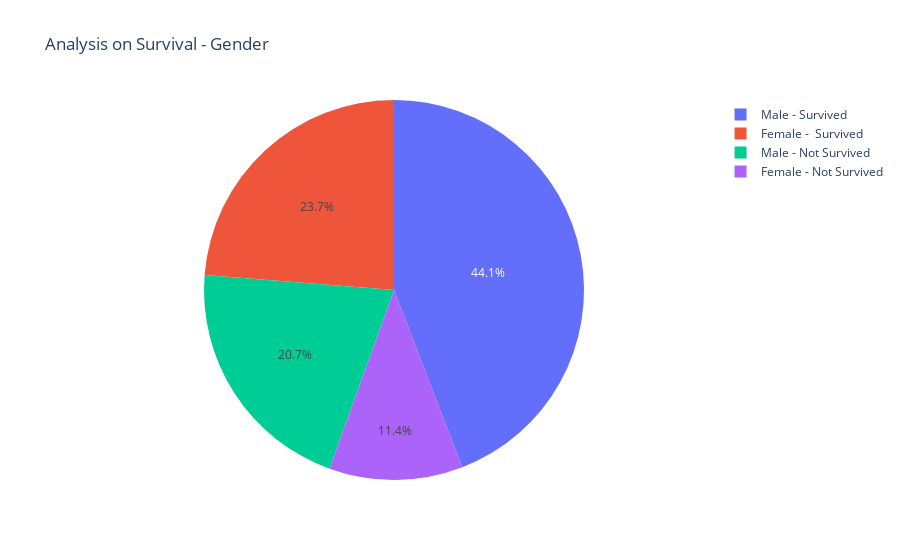

Notebook source saved alongside this figure:
### Code cell
# female / male
female = df [ df['sex']==0 ]
male = df[ df['sex']==1 ]

# male survive / die                    
male_surv = male[ df['DEATH_EVENT']==0 ]
male_die = male[ df['DEATH_EVENT']==1 ]
# female survive / die 
female_surv = female[ df['DEATH_EVENT']==0 ]
female_die = female[ df['DEATH_EVENT']==1 ]

labels = ['Male - Survived', 'Male - Not Survived', "Female -  Survived", "Female - Not Survived"]

          # female/male survive/die
values = [
    len( male[df["DEATH_EVENT"]==0] ), 
    len( male[df["DEATH_EVENT"]==1] ),
    len( female[df["DEATH_EVENT"]==0] ), 
    len( female[df["DEATH_EVENT"]==1] )
    ]

fig = go.Figure(data=[go.Pie(
    labels=labels, 
    values=values,) #  hole=.2
    ]) 

fig.update_layout(
    title_text="Analysis on Survival - Gender") # title_text

fig

### Figure 1 — Plotly figure (JSON) as saved in the notebook; plotly's stock layout.template omitted (floating-point values rounded to 4 significant figures)
{"data": [{"labels": ["Male - Survived", "Male - Not Survived", "Female -  Survived", "Female - Not Survived"], "type": "pie", "values": [132, 62, 71, 34]}], "layout": {"title": {"text": "Analysis on Survival - Gender"}}}
